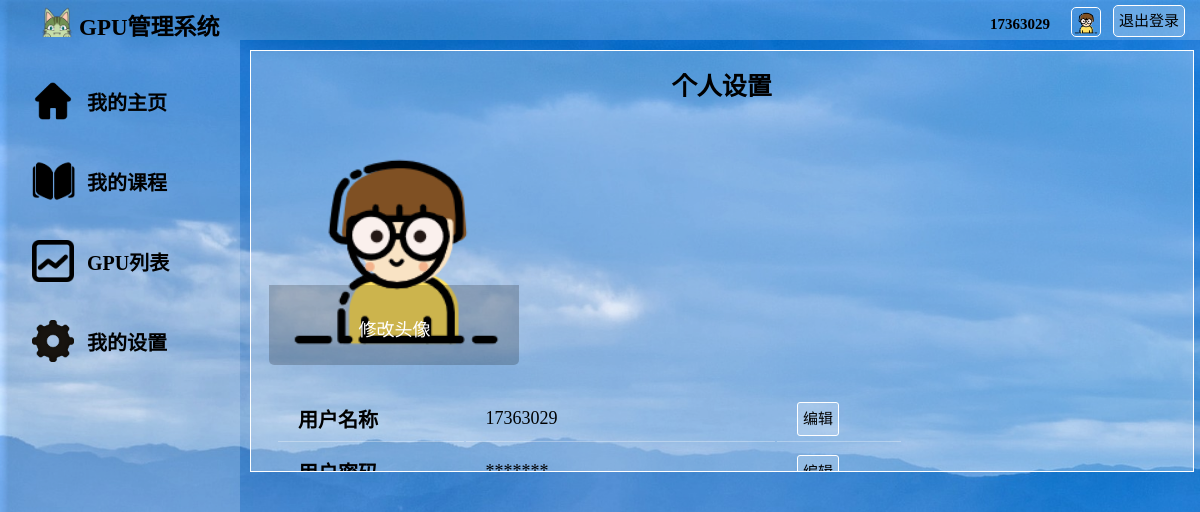
Screenshot of /settings_teacher/ (signed in) with the database file from the repository.
### watchlist/models.py (models this page shows, shortened)
class User(db.Model, UserMixin):
    __tablename__ = 'User'
    id = db.Column(db.Integer, primary_key=True)                        # id（主键）
    username = db.Column(db.String(20))                                 # 用户名
    password_hash = db.Column(db.String(128))                           # 用户密码
    identity = db.Column(db.String(128))                                # 身份：学生or老师
    pic_path = db.Column(db.String(128), default="/static/pic/1.jpg")   # 用户头像地址
    stu_id = db.Column(db.String(20), default="未填写")                  # 学生学号
    ingrade = db.Column(db.String(20), default="未填写")                 # 学生年级
    inclass = db.Column(db.String(20), default="未填写")                 # 学生年班级

### watchlist/views.py (the view, shortened to what this page needs)
@app.route('/settings_teacher/', methods=['GET', 'POST'])
@login_required
def settings_teacher():
    return render_template('settings_teacher.html')

### watchlist/__init__.py (called while the page is built)
@login_manager.user_loader
def load_user(user_id):
    from watchlist.models import User
    user = User.query.get(int(user_id))
    return user

@app.context_processor
def inject_user():
    from watchlist.models import User
    user = User.query.first()
    return dict(user=user)

### watchlist/templates/settings_teacher.html (shortened to what this page needs)
<!DOCTYPE html>
<html lang="en">
<head>
	<link rel="stylesheet" href="/static/style_student.css" />
</head>
<body>
	<div id="container">
		<div id="header" >
			<div id="logo">
	            <img src="/static/pic/logo.png" alt="">
	            <span>GPU管理系统</span>
	        </div>
			<div id="other">
				<form method="POST" action="/logout/">
					<a id="login_out" href="/logout/" class="button">退出登录</a>
					<div id="user_img">
						<img src="{{ current_user.pic_path }}" alt="image">
					</div>
					<div id="user_name">
						<span>{{ current_user.username }}</span>
					</div>
				</form>
			</div>
		</div>
		<div id="main">
			<div id="aside">
				<br>
				<div id="Home Page">
					<div class="asidepic">
						<img src="/static/pic/home.png" alt="">
					</div>
					<div class="asidechoices">
						<a href="/index_teacher/">我的主页</a>
					</div>
				</div>
				<div id="My courses">
					<div class="asidepic">
						<img src="/static/pic/courses.png" alt="">
					</div>
					<div class="asidechoices">
						<a href="/my_courses_teacher/">我的课程</a>
					</div>
				</div>
				<div id="Process">
					<div class="asidepic">
						<img src="/static/pic/process.png" alt="">
					</div>
					<div class="asidechoices">
						<a href="/process_teacher/">GPU列表</a>
					</div>
				</div>
				<div id="Settings">
					<div class="asidepic">
						<img src="/static/pic/settings.png" alt="">
					</div>
					<div class="asidechoices">
						<a href="/settings_teacher/">我的设置</a>
					</div>
				</div>
			</div>
			<div id="content">
				<form method="POST" action="/settings_teacher/" enctype=multipart/form-data>
					<div id="settings">
						<p>个人设置</p>
							<div id="setting_img">
								<img id="set_img" src="{{ current_user.pic_path }}" alt="image">
								<span>修改头像</span>
								<div id="userimgedit">
									<p id="user_img_edit">
									</p>
								</div>
							</div>
						<table id="setting_table">
							<br>
							<br>
							<br>
							<tr>
								<th>用户名称</th>
								<td>
									{{ current_user.username }}
								</td>
								<td>
									<span class="setting_button" onClick="spanClick1();">编辑</span>
								</td>
							</tr>
							<tr>
								<th>用户密码</th>
								<td>
									*******
								</td>
								<td>
									<span class="setting_button" onClick="spanClick2();">编辑</span>
								</td>
							</tr>
						</table>
					</div>
				</form>
			</div>
		</div>
</body>
</html>

### watchlist/static/style_student.css (style rules this page uses)
* { margin: 0; padding: 0; font-family: "阿里巴巴普惠体", "微软雅黑"; color: black; }
html { height: 100%; background:url("pic/bg.gif") repeat-y; background-size: cover; }
#container { margin: 0; height: 100%; }
#header { height: 40px; width: 100%; position: fixed; z-index: 1000;left: 0; top: 0; }
#login_out { height: 30px; padding: 0 5px; margin:5px 15px 6px 2px; font-size:15px; line-height: 30px; float:right; background: rgba(255, 255, 255, 0.2); color:black; text-decoration: none; border:1px solid white; border-radius: 5px; }
#user_img { margin-top: 5px; margin-right: -40px padding-top: -50px; float: right; margin: 10px; height: 30px; width: 30px; }
#user_img img { margin-top:-15px; width: 95%; height:95%; border: 1px solid white; border-radius: 5px; }
#user_name { width: 80px; height: 88%; float: right; margin:1px -10px 1px 0; padding: 1px; color: black; text-align: right; }
#user_name span { font-size: 15px; font-weight: bold; }
#logo { height: 100%; width: 20%; float: left; background: rgba(255, 255, 255, 0.2); }
#logo img { float: left; margin-left: 40px; height: 85%; margin-top: 3px; }
#logo span { float: left; margin-left: 5px; margin-top: 8px; font-weight: bold; font-size: 23px; }
#other { height: 100%; width: 80%; float: left; background: rgba(255, 255, 255, 0.2); text-align: right; line-height: 40px; font-size: 20px; color: black; }
#other span { height: 80%; width: 20%; color: black; margin-right:20px; }
#main { height: auto; }
#aside { margin-top: 40px; float: left; width: 20%; height: 100%; background: rgba(255, 255, 255, 0.2); position: fixed; }
#aside div { height: 60px; margin: auto; text-align: left; margin-left: 5px; padding: 10px; }
#aside a { text-decoration: none; text-align: center; font-size: 20px; line-height: 50px; height: 60px; color: black; margin: 5px; padding: 2px; font-weight: bold; }
.asidepic { height: 80%; width: 25px; float: left; line-height: 100%; }
.asidepic img { height: 70%; margin: 2px; }
.asidechoices { height: 80%; float: left; margin:2px; padding: 2px; }
#content { float: right; width: 80%; height: 100%; overflow: auto; margin-top:40px; }
#settings { height: 400px; width: 96%; padding: 10px; margin: 10px; float: auto; clear: both; background: rgba(255, 255, 255, 0.3); border: 1px solid white; overflow: auto; }
#settings p { text-align: center; font-size: 25px; font-weight: bold; margin:5px; }
#setting_table { width: 68%; font-size: 20px; color: black; float: left; margin: 10px 15px; }
#setting_table tr td { height: 45px; border-bottom: 1px solid rgba(255, 255, 255, 0.3); text-align: justify; width: 50%; padding: 5px 20px 0 20px; font-size: 18px; }
#setting_table tr th { font-size: 20px; height: 45px; border-bottom: 1px solid rgba(255, 255, 255, 0.3); text-align: justify; width: 30%; padding: 5px 20px 0 20px; }
#setting_img { float: left; margin: 10px; height: 250px; width: 250px; }
#setting_img img { width: 100%; height:100%; margin-bottom: 5px; border-radius: 5px; }
#setting_img span { text-align: center; text-decoration: none; background: rgba(0,0,0,0.2); position:absolute; top:285px; left:22.45%; width:250px; height:80px; z-index: 1; line-height: 500%; color: (255,255,255,0.2); font-size: 18px; color: white; border-radius: 0 0 5px 5px; }
.setting_button { height: 30px; padding: 1px 5px; float: left; font-size:15px; line-height: 30px; background: rgba(255, 255, 255, 0.2); color:black; text-decoration: none; border:1px solid white; border-radius: 3px; }
#userimgedit { position:absolute; top:360px; left:22.5%; width:250px; z-index: 1; height: 30px; }
#userimgedit p { color:white; overflow:hidden; height:0; width: 64%; display:block; float: left; margin-left:18%; padding: 2px 8px; line-height: 30px; color:black; text-align: justify; }

### rows the page displays
User: pic_path (picture), username "17363029"
